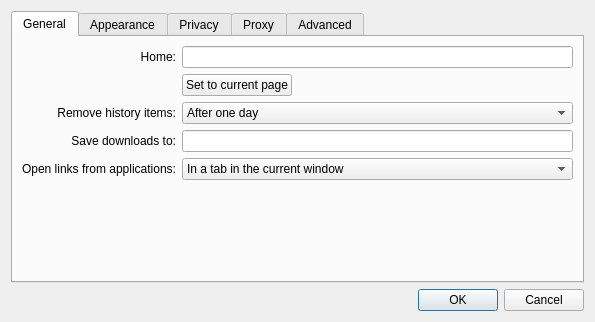
<?xml version="1.0" encoding="UTF-8"?>
<ui version="4.0">
 <class>Settings</class>
 <widget class="QDialog" name="Settings">
  <property name="geometry">
   <rect>
    <x>0</x>
    <y>0</y>
    <width>576</width>
    <height>322</height>
   </rect>
  </property>
  <property name="windowTitle">
   <string>Settings</string>
  </property>
  <layout class="QGridLayout" name="gridLayout">
   <item row="2" column="0">
    <widget class="QDialogButtonBox" name="buttonBox">
     <property name="orientation">
      <enum>Qt::Horizontal</enum>
     </property>
     <property name="standardButtons">
      <set>QDialogButtonBox::Cancel|QDialogButtonBox::Ok</set>
     </property>
    </widget>
   </item>
   <item row="1" column="0">
    <widget class="QTabWidget" name="tabWidget">
     <property name="currentIndex">
      <number>0</number>
     </property>
     <widget class="QWidget" name="tab">
      <attribute name="title">
       <string>General</string>
      </attribute>
      <layout class="QGridLayout" name="gridLayout_4">
       <item row="0" column="0">
        <widget class="QLabel" name="label_3">
         <property name="text">
          <string>Home:</string>
         </property>
         <property name="alignment">
          <set>Qt::AlignRight|Qt::AlignTrailing|Qt::AlignVCenter</set>
         </property>
        </widget>
       </item>
       <item row="0" column="1" colspan="2">
        <widget class="QLineEdit" name="homeLineEdit"/>
       </item>
       <item row="1" column="1">
        <widget class="QPushButton" name="setHomeToCurrentPageButton">
         <property name="text">
          <string>Set to current page</string>
         </property>
        </widget>
       </item>
       <item row="1" column="2">
        <spacer name="horizontalSpacer">
         <property name="orientation">
          <enum>Qt::Horizontal</enum>
         </property>
         <property name="sizeHint" stdset="0">
          <size>
           <width>280</width>
           <height>18</height>
          </size>
         </property>
        </spacer>
       </item>
       <item row="2" column="0">
        <widget class="QLabel" name="label_4">
         <property name="text">
          <string>Remove history items:</string>
         </property>
         <property name="alignment">
          <set>Qt::AlignRight|Qt::AlignTrailing|Qt::AlignVCenter</set>
         </property>
        </widget>
       </item>
       <item row="2" column="1" colspan="2">
        <widget class="QComboBox" name="expireHistory">
         <item>
          <property name="text">
           <string>After one day</string>
          </property>
         </item>
         <item>
          <property name="text">
           <string>After one week</string>
          </property>
         </item>
         <item>
          <property name="text">
           <string>After two weeks</string>
          </property>
         </item>
         <item>
          <property name="text">
           <string>After one month</string>
          </property>
         </item>
         <item>
          <property name="text">
           <string>After one year</string>
          </property>
         </item>
         <item>
          <property name="text">
           <string>Manually</string>
          </property>
         </item>
        </widget>
       </item>
       <item row="3" column="0">
        <widget class="QLabel" name="label_7">
         <property name="text">
          <string>Save downloads to:</string>
         </property>
         <property name="alignment">
          <set>Qt::AlignRight|Qt::AlignTrailing|Qt::AlignVCenter</set>
         </property>
        </widget>
       </item>
       <item row="3" column="1" colspan="2">
        <widget class="QLineEdit" name="downloadsLocation"/>
       </item>
       <item row="4" column="0">
        <widget class="QLabel" name="label_8">
         <property name="text">
          <string>Open links from applications:</string>
         </property>
         <property name="alignment">
          <set>Qt::AlignRight|Qt::AlignTrailing|Qt::AlignVCenter</set>
         </property>
        </widget>
       </item>
       <item row="4" column="1" colspan="2">
        <widget class="QComboBox" name="openLinksIn">
         <item>
          <property name="text">
           <string>In a tab in the current window</string>
          </property>
         </item>
         <item>
          <property name="text">
           <string>In a new window</string>
          </property>
         </item>
        </widget>
       </item>
       <item row="5" column="1" colspan="2">
        <spacer>
         <property name="orientation">
          <enum>Qt::Vertical</enum>
         </property>
         <property name="sizeHint" stdset="0">
          <size>
           <width>391</width>
           <height>262</height>
          </size>
         </property>
        </spacer>
       </item>
      </layout>
     </widget>
     <widget class="QWidget" name="tab_3">
      <attribute name="title">
       <string>Appearance</string>
      </attribute>
      <layout class="QGridLayout" name="gridLayout_3">
       <item row="0" column="0">
        <widget class="QLabel" name="label_5">
         <property name="text">
          <string>Standard font:</string>
         </property>
         <property name="alignment">
          <set>Qt::AlignRight|Qt::AlignTrailing|Qt::AlignVCenter</set>
         </property>
        </widget>
       </item>
       <item row="0" column="1">
        <widget class="QLabel" name="standardLabel">
         <property name="sizePolicy">
          <sizepolicy hsizetype="Expanding" vsizetype="Preferred">
           <horstretch>0</horstretch>
           <verstretch>0</verstretch>
          </sizepolicy>
         </property>
         <property name="frameShape">
          <enum>QFrame::StyledPanel</enum>
         </property>
         <property name="text">
          <string>Times 16</string>
         </property>
         <property name="alignment">
          <set>Qt::AlignCenter</set>
         </property>
        </widget>
       </item>
       <item row="0" column="2">
        <widget class="QPushButton" name="standardFontButton">
         <property name="text">
          <string>Select...</string>
         </property>
        </widget>
       </item>
       <item row="1" column="0">
        <widget class="QLabel" name="label_6">
         <property name="text">
          <string>Fixed-width font:</string>
         </property>
         <property name="alignment">
          <set>Qt::AlignRight|Qt::AlignTrailing|Qt::AlignVCenter</set>
         </property>
        </widget>
       </item>
       <item row="1" column="1">
        <widget class="QLabel" name="fixedLabel">
         <property name="frameShape">
          <enum>QFrame::StyledPanel</enum>
         </property>
         <property name="text">
          <string>Courier 13</string>
         </property>
         <property name="alignment">
          <set>Qt::AlignCenter</set>
         </property>
        </widget>
       </item>
       <item row="1" column="2">
        <widget class="QPushButton" name="fixedFontButton">
         <property name="text">
          <string>Select...</string>
         </property>
        </widget>
       </item>
       <item row="2" column="1">
        <spacer name="verticalSpacer">
         <property name="orientation">
          <enum>Qt::Vertical</enum>
         </property>
         <property name="sizeHint" stdset="0">
          <size>
           <width>20</width>
           <height>93</height>
          </size>
         </property>
        </spacer>
       </item>
      </layout>
     </widget>
     <widget class="QWidget" name="tab_2">
      <attribute name="title">
       <string>Privacy</string>
      </attribute>
      <layout class="QVBoxLayout" name="verticalLayout_3">
       <item>
        <widget class="QGroupBox" name="groupBox">
         <property name="title">
          <string>Web Content</string>
         </property>
         <layout class="QVBoxLayout" name="verticalLayout_2">
          <item>
           <widget class="QCheckBox" name="enablePlugins">
            <property name="text">
             <string>Enable Plugins</string>
            </property>
            <property name="checked">
             <bool>true</bool>
            </property>
           </widget>
          </item>
          <item>
           <widget class="QCheckBox" name="enableJavascript">
            <property name="text">
             <string>Enable Javascript</string>
            </property>
            <property name="checked">
             <bool>true</bool>
            </property>
           </widget>
          </item>
         </layout>
        </widget>
       </item>
       <item>
        <widget class="QGroupBox" name="cookiesGroupBox">
         <property name="title">
          <string>Cookies</string>
         </property>
         <layout class="QGridLayout">
          <item row="0" column="0">
           <widget class="QLabel" name="label_2">
            <property name="text">
             <string>Accept Cookies:</string>
            </property>
            <property name="alignment">
             <set>Qt::AlignRight|Qt::AlignTrailing|Qt::AlignVCenter</set>
            </property>
           </widget>
          </item>
          <item row="0" column="1">
           <widget class="QComboBox" name="acceptCombo">
            <item>
             <property name="text">
              <string>Always</string>
             </property>
            </item>
            <item>
             <property name="text">
              <string>Never</string>
             </property>
            </item>
            <item>
             <property name="text">
              <string>Only from sites you navigate to</string>
             </property>
            </item>
           </widget>
          </item>
          <item row="0" column="2">
           <widget class="QPushButton" name="exceptionsButton">
            <property name="text">
             <string>Exceptions...</string>
            </property>
           </widget>
          </item>
          <item row="1" column="0">
           <widget class="QLabel" name="label">
            <property name="text">
             <string>Keep until:</string>
            </property>
            <property name="alignment">
             <set>Qt::AlignRight|Qt::AlignTrailing|Qt::AlignVCenter</set>
            </property>
           </widget>
          </item>
          <item row="1" column="1">
           <widget class="QComboBox" name="keepUntilCombo">
            <item>
             <property name="text">
              <string>They expire</string>
             </property>
            </item>
            <item>
             <property name="text">
              <string>I exit the application</string>
             </property>
            </item>
            <item>
             <property name="text">
              <string>At most 90 days</string>
             </property>
            </item>
           </widget>
          </item>
          <item row="1" column="2">
           <widget class="QPushButton" name="cookiesButton">
            <property name="text">
             <string>Cookies...</string>
            </property>
           </widget>
          </item>
         </layout>
        </widget>
       </item>
       <item>
        <spacer>
         <property name="orientation">
          <enum>Qt::Vertical</enum>
         </property>
         <property name="sizeHint" stdset="0">
          <size>
           <width>371</width>
           <height>177</height>
          </size>
         </property>
        </spacer>
       </item>
      </layout>
     </widget>
     <widget class="QWidget" name="tab_4">
      <attribute name="title">
       <string>Proxy</string>
      </attribute>
      <layout class="QVBoxLayout" name="verticalLayout">
       <item>
        <widget class="QGroupBox" name="proxySupport">
         <property name="title">
          <string>Enable proxy</string>
         </property>
         <property name="checkable">
          <bool>true</bool>
         </property>
         <layout class="QGridLayout" name="gridLayout_6">
          <item row="0" column="0">
           <widget class="QLabel" name="label_9">
            <property name="text">
             <string>Type:</string>
            </property>
            <property name="alignment">
             <set>Qt::AlignRight|Qt::AlignTrailing|Qt::AlignVCenter</set>
            </property>
           </widget>
          </item>
          <item row="0" column="1" colspan="2">
           <widget class="QComboBox" name="proxyType">
            <item>
             <property name="text">
              <string>Socks5</string>
             </property>
            </item>
            <item>
             <property name="text">
              <string>Http</string>
             </property>
            </item>
           </widget>
          </item>
          <item row="1" column="0">
           <widget class="QLabel" name="label_10">
            <property name="text">
             <string>Host:</string>
            </property>
            <property name="alignment">
             <set>Qt::AlignRight|Qt::AlignTrailing|Qt::AlignVCenter</set>
            </property>
           </widget>
          </item>
          <item row="1" column="1" colspan="2">
           <widget class="QLineEdit" name="proxyHostName"/>
          </item>
          <item row="2" column="0">
           <widget class="QLabel" name="label_11">
            <property name="text">
             <string>Port:</string>
            </property>
            <property name="alignment">
             <set>Qt::AlignRight|Qt::AlignTrailing|Qt::AlignVCenter</set>
            </property>
           </widget>
          </item>
          <item row="2" column="1">
           <widget class="QSpinBox" name="proxyPort">
            <property name="maximum">
             <number>10000</number>
            </property>
            <property name="value">
             <number>1080</number>
            </property>
           </widget>
          </item>
          <item row="2" column="2">
           <spacer name="horizontalSpacer_2">
            <property name="orientation">
             <enum>Qt::Horizontal</enum>
            </property>
            <property name="sizeHint" stdset="0">
             <size>
              <width>293</width>
              <height>20</height>
             </size>
            </property>
           </spacer>
          </item>
          <item row="3" column="0">
           <widget class="QLabel" name="label_12">
            <property name="text">
             <string>User Name:</string>
            </property>
            <property name="alignment">
             <set>Qt::AlignRight|Qt::AlignTrailing|Qt::AlignVCenter</set>
            </property>
           </widget>
          </item>
          <item row="3" column="1" colspan="2">
           <widget class="QLineEdit" name="proxyUserName"/>
          </item>
          <item row="4" column="0">
           <widget class="QLabel" name="label_13">
            <property name="text">
             <string>Password:</string>
            </property>
            <property name="alignment">
             <set>Qt::AlignRight|Qt::AlignTrailing|Qt::AlignVCenter</set>
            </property>
           </widget>
          </item>
          <item row="4" column="1" colspan="2">
           <widget class="QLineEdit" name="proxyPassword">
            <property name="echoMode">
             <enum>QLineEdit::Password</enum>
            </property>
           </widget>
          </item>
          <item row="5" column="0">
           <spacer name="verticalSpacer_2">
            <property name="orientation">
             <enum>Qt::Vertical</enum>
            </property>
            <property name="sizeHint" stdset="0">
             <size>
              <width>20</width>
              <height>8</height>
             </size>
            </property>
           </spacer>
          </item>
         </layout>
        </widget>
       </item>
      </layout>
     </widget>
     <widget class="QWidget" name="tab_5">
      <attribute name="title">
       <string>Advanced</string>
      </attribute>
      <layout class="QGridLayout" name="gridLayout_2">
       <item row="0" column="0">
        <widget class="QLabel" name="label_14">
         <property name="text">
          <string>Style Sheet:</string>
         </property>
        </widget>
       </item>
       <item row="0" column="1">
        <widget class="QLineEdit" name="userStyleSheet"/>
       </item>
       <item row="1" column="1">
        <spacer name="verticalSpacer_3">
         <property name="orientation">
          <enum>Qt::Vertical</enum>
         </property>
         <property name="sizeHint" stdset="0">
          <size>
           <width>20</width>
           <height>176</height>
          </size>
         </property>
        </spacer>
       </item>
      </layout>
     </widget>
    </widget>
   </item>
  </layout>
 </widget>
 <resources/>
 <connections>
  <connection>
   <sender>buttonBox</sender>
   <signal>accepted()</signal>
   <receiver>Settings</receiver>
   <slot>accept()</slot>
   <hints>
    <hint type="sourcelabel">
     <x>248</x>
     <y>254</y>
    </hint>
    <hint type="destinationlabel">
     <x>157</x>
     <y>274</y>
    </hint>
   </hints>
  </connection>
  <connection>
   <sender>buttonBox</sender>
   <signal>rejected()</signal>
   <receiver>Settings</receiver>
   <slot>reject()</slot>
   <hints>
    <hint type="sourcelabel">
     <x>316</x>
     <y>260</y>
    </hint>
    <hint type="destinationlabel">
     <x>286</x>
     <y>274</y>
    </hint>
   </hints>
  </connection>
 </connections>
</ui>
